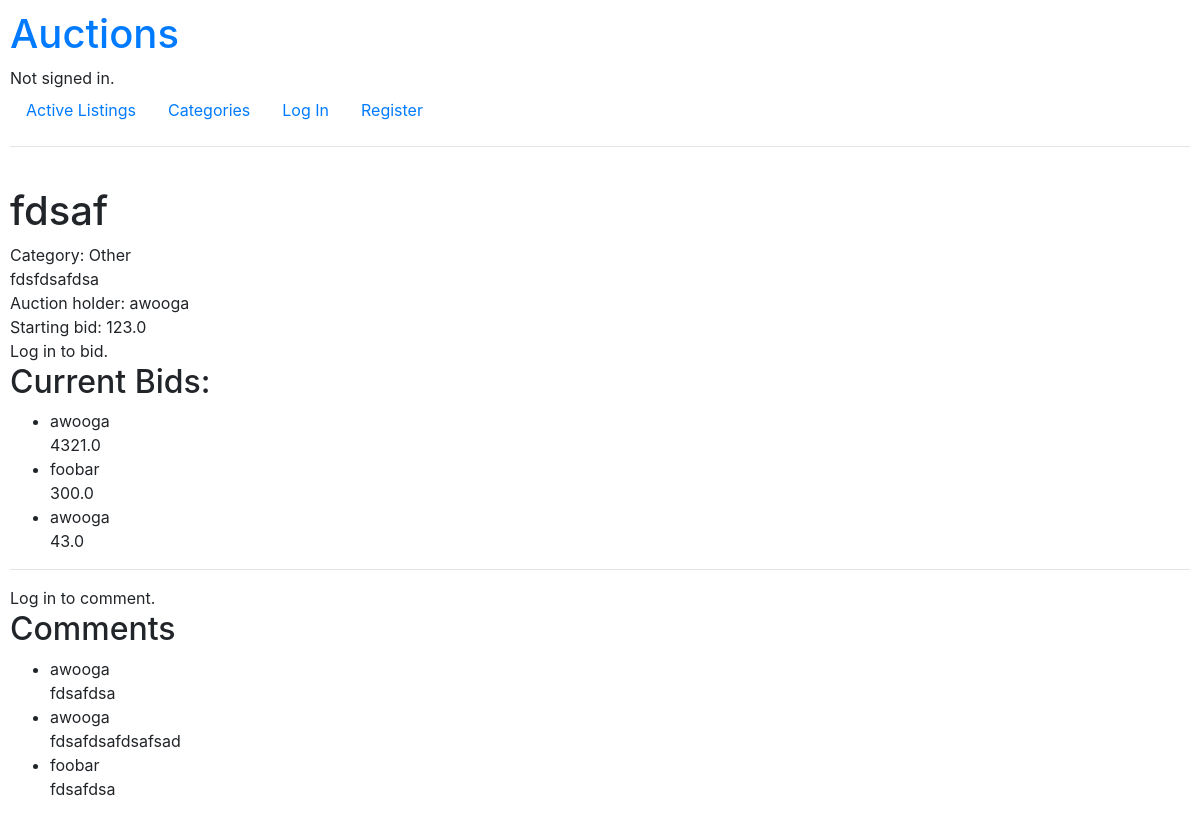
Page /auction/fdsaf on the earlier database version.
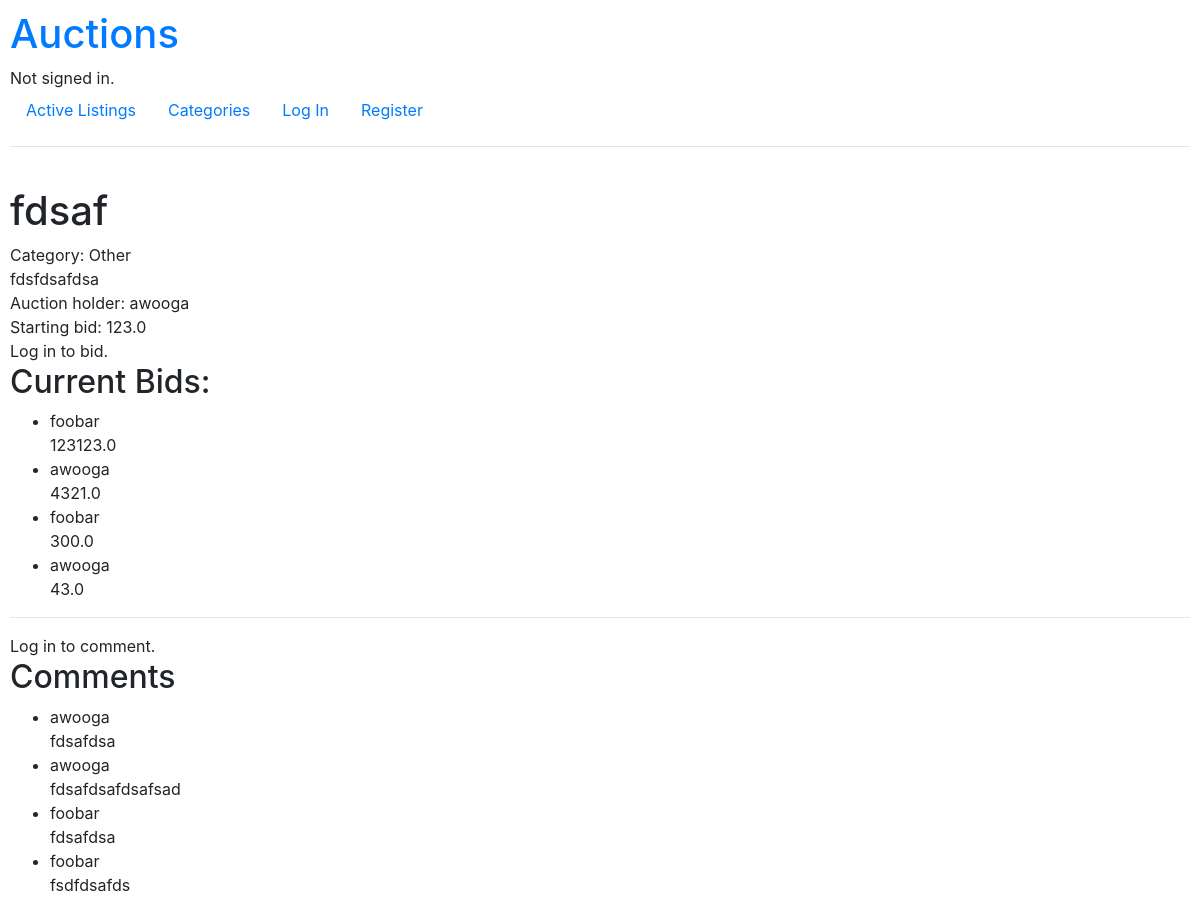
Same page on the later database version.
### auctions/models.py (models this page shows)
class Auction(ms.Model):
  class Category(ms.TextChoices):
    other = "OT", "Other"
    electronics = "EL", "Electronics"
    fashion = "FA", "Fashion"
    art = "AR", "Art"
  title = ms.CharField(max_length=64)
  description = ms.CharField(max_length=2048)
  date = ms.DateTimeField()
  holder = ms.ForeignKey(
    "User", on_delete=ms.CASCADE, related_name="user_auctions"
  )
  starting_bid = ms.FloatField()
  picture_url = ms.URLField(max_length=128)
  category = ms.CharField(
    max_length=2,
    choices=Category.choices,
    default=Category.other,
  )
  taken_bid = ms.ForeignKey("Bid", on_delete=ms.CASCADE, related_name="sold_auction", null=True, blank=True)

class User(AbstractUser):
  watchlist = ms.ManyToManyField(Auction)

class Bid(ms.Model):
  amount = ms.FloatField()
  date = ms.DateTimeField()
  bid_auction = ms.ForeignKey(
    Auction, on_delete=ms.CASCADE, related_name="auction_bids"
  )
  user = ms.ForeignKey(
    User, on_delete=ms.CASCADE, related_name="user_bids"
  )

class Comment(ms.Model):
  content = ms.CharField(max_length=1024)
  date = ms.DateTimeField()
  comment_auction = ms.ForeignKey(
    Auction, on_delete=ms.CASCADE, related_name="auction_comments"
  )
  user = ms.ForeignKey(
    User, on_delete=ms.CASCADE, related_name="user_comments"
  )

### auctions/views.py (the view, shortened to what this page needs)
# urls.py: path("auction/<str:auction_title>", views.auction, name="auction"),
def auction(request, auction_title):
  try:
    auction = Auction.objects.get(title=auction_title)
  except:
    return HttpResponseRedirect(reverse("no_auction"))
  user_owns_auction = False
  is_in_watchlist = False
  if request.user.is_authenticated:
    is_in_watchlist = bool(Auction.objects.filter(user__username=request.user.username, title=auction_title))
    user_owns_auction = auction.holder == request.user
  bids = sorted(auction.auction_bids.all(), key= lambda bid: bid.amount, reverse=True)
  comments = auction.auction_comments.all()
  bid_form = BidForm()
  comment_form = CommentForm()
  category = Auction.Category(auction.category).label
  return render(request, "auctions/auction.html", {
    "auction": auction,
    "category": category,
    "bids": bids,
    "comments": comments,
    "bid_form": bid_form,
    "comment_form": comment_form,
    "is_in_watchlist": is_in_watchlist,
    "user_owns_auction": user_owns_auction,
    "bids_exist": bool(len(bids))
  })

### auctions/templates/auctions/auction.html (shortened to what this page needs)
{% extends "auctions/layout.html" %} {% block body %}
<h1>{{ auction.title }}</h1>
<div>Category: {{ category }}</div>
<div>{{ auction.description }}</div>
<div>Auction holder: {{ auction.holder }}</div>
{% if not auction.taken_bid %}
  <div>Starting bid: {{ auction.starting_bid }}</div>
  {% if user.is_authenticated %}
    {% if not user_owns_auction %}
      <form action="" method="post">
        {% csrf_token %} {{ bid_form }}
        <input type="submit" name="bid" value="Bid" />
      </form>
    {% endif %}
  {% else %}
  <div>Log in to bid.</div>
  {% endif %}
{% else %}
  <h2>Auction is closed.</h2>
{% endif %}
{% if not auction.taken_bid %}
  <h2>Current Bids:</h2>
  <ul>
    {% for bid in bids %}
    <li>
      <div>{{ bid.user }}</div>
      <div>{{ bid.amount }}</div>
    </li>
    {% empty %}
    <li>No bids yet.</li>
    {% endfor %}
  </ul>
{% else %}
  <div>Auction was sold to <strong>{{auction.taken_bid.user}}</strong></div>
  <div>Selling bid was <strong>{{auction.taken_bid.amount}}</strong></div>
{% endif %}
<hr>
{% if user.is_authenticated %}
<form action="" method="post">
  {% csrf_token %} {{ comment_form }}
  <div><input type="submit" name="comment" value="Comment" /></div>
</form>
{% else %}
<div>Log in to comment.</div>
{% endif %}
<h2>Comments</h2>
<ul>
  {% for comment in comments %}
  <li>
    <div>{{ comment.user }}</div>
    <div>{{ comment.content }}</div>
  </li>
  {% empty %}
  <li>No comments yet.</li>
  {% endfor %}
</ul>
{% endblock %}

### auctions/templates/auctions/layout.html (shortened to what this page needs)
{% load static %}
<!DOCTYPE html>
<html lang="en">
  <head>
    <link
      rel="stylesheet"
      href="https://stackpath.bootstrapcdn.com/bootstrap/4.4.1/css/bootstrap.min.css"
    />
    <link href="{% static 'auctions/styles.css' %}" rel="stylesheet" />
  </head>
  <body>
    <a href="{% url 'index' %}"><h1>Auctions</h1></a>
    <div>
      {% if user.is_authenticated %} Signed in as
      <strong>{{ user.username }}</strong>. {% else %} Not signed in. {% endif %}
    </div>
    <ul class="nav">
      <li class="nav-item">
        <a class="nav-link" href="{% url 'index' %}">Active Listings</a>
      </li>
      <li class="nav-item">
        <a class="nav-link" href="{% url 'categories' %}">Categories</a>
      </li>
       {% if user.is_authenticated %}
      <li class="nav-item">
        <a class="nav-link" href="{% url 'logout' %}">Log Out</a>
      </li>
      {% else %}
      <li class="nav-item">
        <a class="nav-link" href="{% url 'login' %}">Log In</a>
      </li>
      <li class="nav-item">
        <a class="nav-link" href="{% url 'register' %}">Register</a>
      </li>
      {% endif %}
    </ul>
    <hr />
    {% block body %} {% endblock %}
  </body>
</html>

### auctions/static/auctions/styles.css (style rules this page uses)
body { padding: 10px; }

Differences in the rows shown:
added Bid: user "foobar", amount "123123.0"
added Comment: user "foobar", content "fsdfdsafds"
